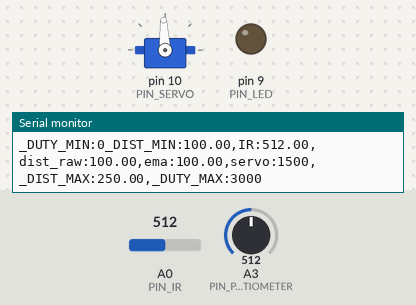
This sketch was run on a simulated Arduino Uno, built with avr-gcc and run on an emulated ATmega328P. On the bench: servo, output pins drawn as LEDs (lit = HIGH), the last lines printed to the serial monitor. The test bench sets the inputs (shaded band); at power-on: A0 (PIN_IR) = 512, A3 (PIN_POTENTIOMETER) = 512.

Above: at 1.2 s.
1.3 s: A0 (PIN_IR) set to 716
At 2.1 s:
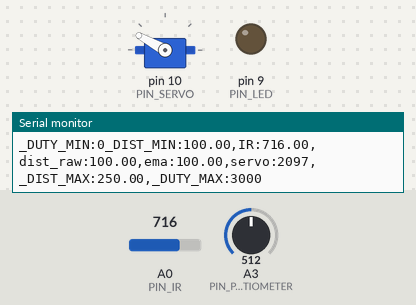
2.8 s: A0 (PIN_IR) set to 900
At 3.2 s:
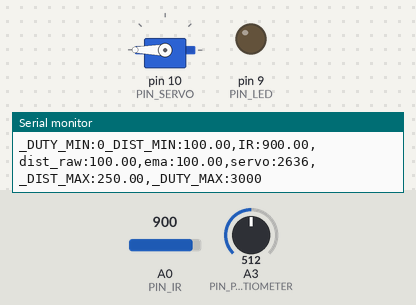
4.3 s: A0 (PIN_IR) set to 306
At 5.5 s:
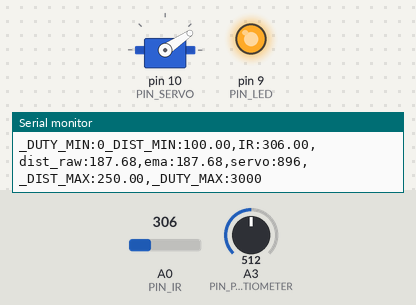
5.8 s: A0 (PIN_IR) set to 240
At 6.7 s:
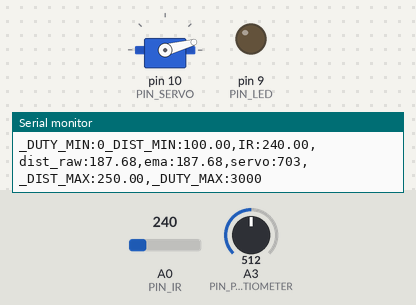
7.3 s: A0 (PIN_IR) set to 1023
At 7.9 s:
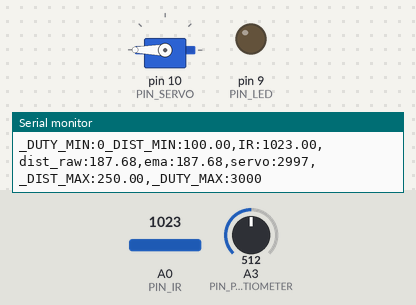
Timing chart, 0 to 9.8 s (numbered marks = the images above; inputs shaded):
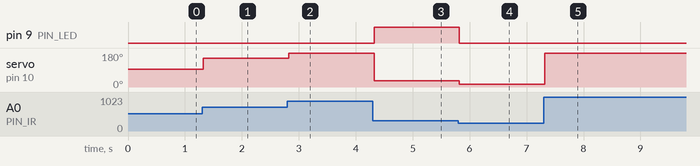

Measured:
- after the input at 1.3 s, servo on pin 10 (PIN_SERVO): 93° → 151° at once
- after the input at 2.8 s, servo on pin 10 (PIN_SERVO): 151° → 180° at once
- after the input at 4.3 s, pin 9 (PIN_LED): LOW → HIGH at once; servo on pin 10 (PIN_SERVO): 180° → 34° at once
- after the input at 5.8 s, pin 9 (PIN_LED): HIGH → LOW at once; servo on pin 10 (PIN_SERVO): 34° → 15° at once
- after the input at 7.3 s, servo on pin 10 (PIN_SERVO): 15° → 180° at once

The sketch:

17_example_3.ino
```cpp
#include <Servo.h>

// Arduino pin assignment
#define PIN_POTENTIOMETER A3
#define PIN_IR    0         // IR sensor at Pin A0
#define PIN_LED   9
#define PIN_SERVO 10

#define _DUTY_MIN 0  // servo full clock-wise position (0 degree)
#define _DUTY_NEU 1500  // servo neutral position (90 degree)
#define _DUTY_MAX 3000  // servo full counter-clockwise position (180 degree)

#define _DIST_MIN  100.0   // minimum distance 100mm
#define _DIST_MAX  250.0   // maximum distance 250mm

#define EMA_ALPHA  0.1      // for EMA Filter

#define LOOP_INTERVAL 30  // Loop Interval (unit: msec)

int duty;
int a_value;

Servo myservo;
unsigned long last_loop_time;   // unit: msec

float dist_prev = _DIST_MIN;
float dist_ema = _DIST_MIN;

void setup()
{
  pinMode(PIN_LED, OUTPUT);

  myservo.attach(PIN_SERVO);
  myservo.writeMicroseconds(_DUTY_NEU);

  Serial.begin(1000000);    // 1,000,000 bps

}

void loop()
{
  a_value = analogRead(PIN_POTENTIOMETER);


  unsigned long time_curr = millis();
  int duty;
  float a_value, dist_raw;

  // wait until next event time
  if (time_curr < (last_loop_time + LOOP_INTERVAL))
    return;
  last_loop_time += LOOP_INTERVAL;

  a_value = analogRead(PIN_IR);
  dist_raw = ((6762.0 / (a_value - 9.0)) - 4.0) * 10.0;


  if (dist_raw > _DIST_MAX) {
    dist_raw = dist_prev;
    digitalWrite(PIN_LED, LOW);
  } else if (dist_raw < _DIST_MIN) {
    dist_raw = dist_prev;
    digitalWrite(PIN_LED, LOW);
  } else {
    dist_prev = dist_raw;
    digitalWrite(PIN_LED, HIGH);
  } // Put range Filter code here (_DIST_MIN ~ _DIST_MAX)
  // and turn on LED if the distance is in the range

  dist_ema = EMA_ALPHA*dist_raw+(1-EMA_ALPHA)*dist_prev;
  dist_prev = dist_raw; // Put EMA filter code here

  //duty = map(dist_ema, _DIST_MIN, _DIST_MAX, _DUTY_MIN, _DUTY_MAX);
  duty = _DUTY_MIN + (double)( _DUTY_MAX - _DUTY_MIN )/1024*a_value;

  myservo.writeMicroseconds(duty);

  Serial.print("_DUTY_MIN:");  Serial.print(_DUTY_MIN);
  Serial.print("_DIST_MIN:");  Serial.print(_DIST_MIN);
  Serial.print(",IR:");        Serial.print(a_value);
  Serial.print(",dist_raw:");  Serial.print(dist_raw);
  Serial.print(",ema:");       Serial.print(dist_ema);
  Serial.print(",servo:");     Serial.print(duty);
  Serial.print(",_DIST_MAX:"); Serial.print(_DIST_MAX);
  Serial.print(",_DUTY_MAX:"); Serial.print(_DUTY_MAX);
  Serial.println("");
}
```
